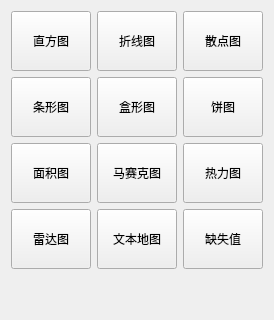
          <widget class="QWidget" name="page_plot">
           <layout class="QGridLayout" name="gridLayout_3">
            <item row="1" column="1">
             <widget class="QToolButton" name="btn_plot_box">
              <property name="minimumSize">
               <size>
                <width>80</width>
                <height>60</height>
               </size>
              </property>
              <property name="maximumSize">
               <size>
                <width>80</width>
                <height>60</height>
               </size>
              </property>
              <property name="text">
               <string>盒形图</string>
              </property>
              <property name="icon">
               <iconset resource="../pyqtsource.qrc">
                <normaloff>:/pyqt/source/images/stockcolumns_52x60.png</normaloff>:/pyqt/source/images/stockcolumns_52x60.png</iconset>
              </property>
              <property name="iconSize">
               <size>
                <width>32</width>
                <height>32</height>
               </size>
              </property>
              <property name="toolButtonStyle">
               <enum>Qt::ToolButtonTextUnderIcon</enum>
              </property>
             </widget>
            </item>
            <item row="0" column="1">
             <widget class="QToolButton" name="btn_plot_line">
              <property name="minimumSize">
               <size>
                <width>80</width>
                <height>60</height>
               </size>
              </property>
              <property name="maximumSize">
               <size>
                <width>80</width>
                <height>60</height>
               </size>
              </property>
              <property name="text">
               <string>折线图</string>
              </property>
              <property name="icon">
               <iconset resource="../pyqtsource.qrc">
                <normaloff>:/pyqt/source/images/nostackdirectboth_52x60.png</normaloff>:/pyqt/source/images/nostackdirectboth_52x60.png</iconset>
              </property>
              <property name="iconSize">
               <size>
                <width>32</width>
                <height>32</height>
               </size>
              </property>
              <property name="toolButtonStyle">
               <enum>Qt::ToolButtonTextUnderIcon</enum>
              </property>
             </widget>
            </item>
            <item row="5" column="1">
             <spacer name="verticalSpacer_4">
              <property name="orientation">
               <enum>Qt::Vertical</enum>
              </property>
              <property name="sizeHint" stdset="0">
               <size>
                <width>20</width>
                <height>40</height>
               </size>
              </property>
             </spacer>
            </item>
            <item row="3" column="0">
             <widget class="QToolButton" name="btn_plot_radar">
              <property name="minimumSize">
               <size>
                <width>80</width>
                <height>60</height>
               </size>
              </property>
              <property name="maximumSize">
               <size>
                <width>80</width>
                <height>60</height>
               </size>
              </property>
              <property name="text">
               <string>雷达图</string>
              </property>
              <property name="icon">
               <iconset resource="../pyqtsource.qrc">
                <normaloff>:/pyqt/source/images/netfill_52x60.png</normaloff>:/pyqt/source/images/netfill_52x60.png</iconset>
              </property>
              <property name="iconSize">
               <size>
                <width>32</width>
                <height>32</height>
               </size>
              </property>
              <property name="toolButtonStyle">
               <enum>Qt::ToolButtonTextUnderIcon</enum>
              </property>
             </widget>
            </item>
            <item row="0" column="2">
             <widget class="QToolButton" name="btn_plot_scotter">
              <property name="minimumSize">
               <size>
                <width>80</width>
                <height>60</height>
               </size>
              </property>
              <property name="maximumSize">
               <size>
                <width>80</width>
                <height>60</height>
               </size>
              </property>
              <property name="text">
               <string>散点图</string>
              </property>
              <property name="icon">
               <iconset resource="../pyqtsource.qrc">
                <normaloff>:/pyqt/source/images/bubble_52x60.png</normaloff>:/pyqt/source/images/bubble_52x60.png</iconset>
              </property>
              <property name="iconSize">
               <size>
                <width>32</width>
                <height>32</height>
               </size>
              </property>
              <property name="toolButtonStyle">
               <enum>Qt::ToolButtonTextUnderIcon</enum>
              </property>
             </widget>
            </item>
            <item row="2" column="0">
             <widget class="QToolButton" name="btn_plot_area">
              <property name="minimumSize">
               <size>
                <width>80</width>
                <height>60</height>
               </size>
              </property>
              <property name="maximumSize">
               <size>
                <width>80</width>
                <height>60</height>
               </size>
              </property>
              <property name="text">
               <string>面积图</string>
              </property>
              <property name="icon">
               <iconset resource="../pyqtsource.qrc">
                <normaloff>:/pyqt/source/images/areas_52x60.png</normaloff>:/pyqt/source/images/areas_52x60.png</iconset>
              </property>
              <property name="iconSize">
               <size>
                <width>32</width>
                <height>32</height>
               </size>
              </property>
              <property name="toolButtonStyle">
               <enum>Qt::ToolButtonTextUnderIcon</enum>
              </property>
             </widget>
            </item>
            <item row="1" column="2">
             <widget class="QToolButton" name="btn_plot_pie">
              <property name="minimumSize">
               <size>
                <width>80</width>
                <height>60</height>
               </size>
              </property>
              <property name="maximumSize">
               <size>
                <width>80</width>
                <height>60</height>
               </size>
              </property>
              <property name="text">
               <string>饼图</string>
              </property>
              <property name="icon">
               <iconset resource="../pyqtsource.qrc">
                <normaloff>:/pyqt/source/images/pie_52x60.png</normaloff>:/pyqt/source/images/pie_52x60.png</iconset>
              </property>
              <property name="iconSize">
               <size>
                <width>32</width>
                <height>32</height>
               </size>
              </property>
              <property name="toolButtonStyle">
               <enum>Qt::ToolButtonTextUnderIcon</enum>
              </property>
             </widget>
            </item>
            <item row="2" column="2">
             <widget class="QToolButton" name="btn_plot_heap">
              <property name="minimumSize">
               <size>
                <width>80</width>
                <height>60</height>
               </size>
              </property>
              <property name="maximumSize">
               <size>
                <width>80</width>
                <height>60</height>
               </size>
              </property>
              <property name="text">
               <string>热力图</string>
              </property>
              <property name="icon">
               <iconset resource="../pyqtsource.qrc">
                <normaloff>:/pyqt/source/images/areaspiled_52x60.png</normaloff>:/pyqt/source/images/areaspiled_52x60.png</iconset>
              </property>
              <property name="iconSize">
               <size>
                <width>32</width>
                <height>32</height>
               </size>
              </property>
              <property name="toolButtonStyle">
               <enum>Qt::ToolButtonTextUnderIcon</enum>
              </property>
             </widget>
            </item>
            <item row="0" column="0">
             <widget class="QToolButton" name="btn_plot_hist">
              <property name="minimumSize">
               <size>
                <width>80</width>
                <height>60</height>
               </size>
              </property>
              <property name="maximumSize">
               <size>
                <width>80</width>
                <height>60</height>
               </size>
              </property>
              <property name="text">
               <string>直方图</string>
              </property>
              <property name="icon">
               <iconset resource="../pyqtsource.qrc">
                <normaloff>:/pyqt/source/images/columns_52x60.png</normaloff>:/pyqt/source/images/columns_52x60.png</iconset>
              </property>
              <property name="iconSize">
               <size>
                <width>32</width>
                <height>32</height>
               </size>
              </property>
              <property name="toolButtonStyle">
               <enum>Qt::ToolButtonTextUnderIcon</enum>
              </property>
             </widget>
            </item>
            <item row="1" column="0">
             <widget class="QToolButton" name="btn_plot_bar">
              <property name="minimumSize">
               <size>
                <width>80</width>
                <height>60</height>
               </size>
              </property>
              <property name="maximumSize">
               <size>
                <width>80</width>
                <height>60</height>
               </size>
              </property>
              <property name="text">
               <string>条形图</string>
              </property>
              <property name="icon">
               <iconset resource="../pyqtsource.qrc">
                <normaloff>:/pyqt/source/images/columns_52x60.png</normaloff>:/pyqt/source/images/columns_52x60.png</iconset>
              </property>
              <property name="iconSize">
               <size>
                <width>32</width>
                <height>32</height>
               </size>
              </property>
              <property name="toolButtonStyle">
               <enum>Qt::ToolButtonTextUnderIcon</enum>
              </property>
             </widget>
            </item>
            <item row="3" column="2">
             <widget class="QToolButton" name="btn_plot_missing_value">
              <property name="minimumSize">
               <size>
                <width>80</width>
                <height>60</height>
               </size>
              </property>
              <property name="maximumSize">
               <size>
                <width>80</width>
                <height>60</height>
               </size>
              </property>
              <property name="text">
               <string>缺失值</string>
              </property>
              <property name="icon">
               <iconset resource="../pyqtsource.qrc">
                <normaloff>:/pyqt/source/images/dbdistinctvalues.png</normaloff>:/pyqt/source/images/dbdistinctvalues.png</iconset>
              </property>
              <property name="iconSize">
               <size>
                <width>32</width>
                <height>32</height>
               </size>
              </property>
              <property name="toolButtonStyle">
               <enum>Qt::ToolButtonTextUnderIcon</enum>
              </property>
             </widget>
            </item>
            <item row="2" column="1">
             <widget class="QToolButton" name="btn_plot_radar_3">
              <property name="minimumSize">
               <size>
                <width>80</width>
                <height>60</height>
               </size>
              </property>
              <property name="maximumSize">
               <size>
                <width>80</width>
                <height>60</height>
               </size>
              </property>
              <property name="text">
               <string>马赛克图</string>
              </property>
              <property name="icon">
               <iconset resource="../pyqtsource.qrc">
                <normaloff>:/pyqt/source/images/netfill_52x60.png</normaloff>:/pyqt/source/images/netfill_52x60.png</iconset>
              </property>
              <property name="iconSize">
               <size>
                <width>32</width>
                <height>32</height>
               </size>
              </property>
              <property name="toolButtonStyle">
               <enum>Qt::ToolButtonTextUnderIcon</enum>
              </property>
             </widget>
            </item>
            <item row="3" column="1">
             <widget class="QToolButton" name="btn_plot_radar_4">
              <property name="minimumSize">
               <size>
                <width>80</width>
                <height>60</height>
               </size>
              </property>
              <property name="maximumSize">
               <size>
                <width>80</width>
                <height>60</height>
               </size>
              </property>
              <property name="text">
               <string>文本地图</string>
              </property>
              <property name="icon">
               <iconset resource="../pyqtsource.qrc">
                <normaloff>:/pyqt/source/images/netfill_52x60.png</normaloff>:/pyqt/source/images/netfill_52x60.png</iconset>
              </property>
              <property name="iconSize">
               <size>
                <width>32</width>
                <height>32</height>
               </size>
              </property>
              <property name="toolButtonStyle">
               <enum>Qt::ToolButtonTextUnderIcon</enum>
              </property>
             </widget>
            </item>
           </layout>
          </widget>
